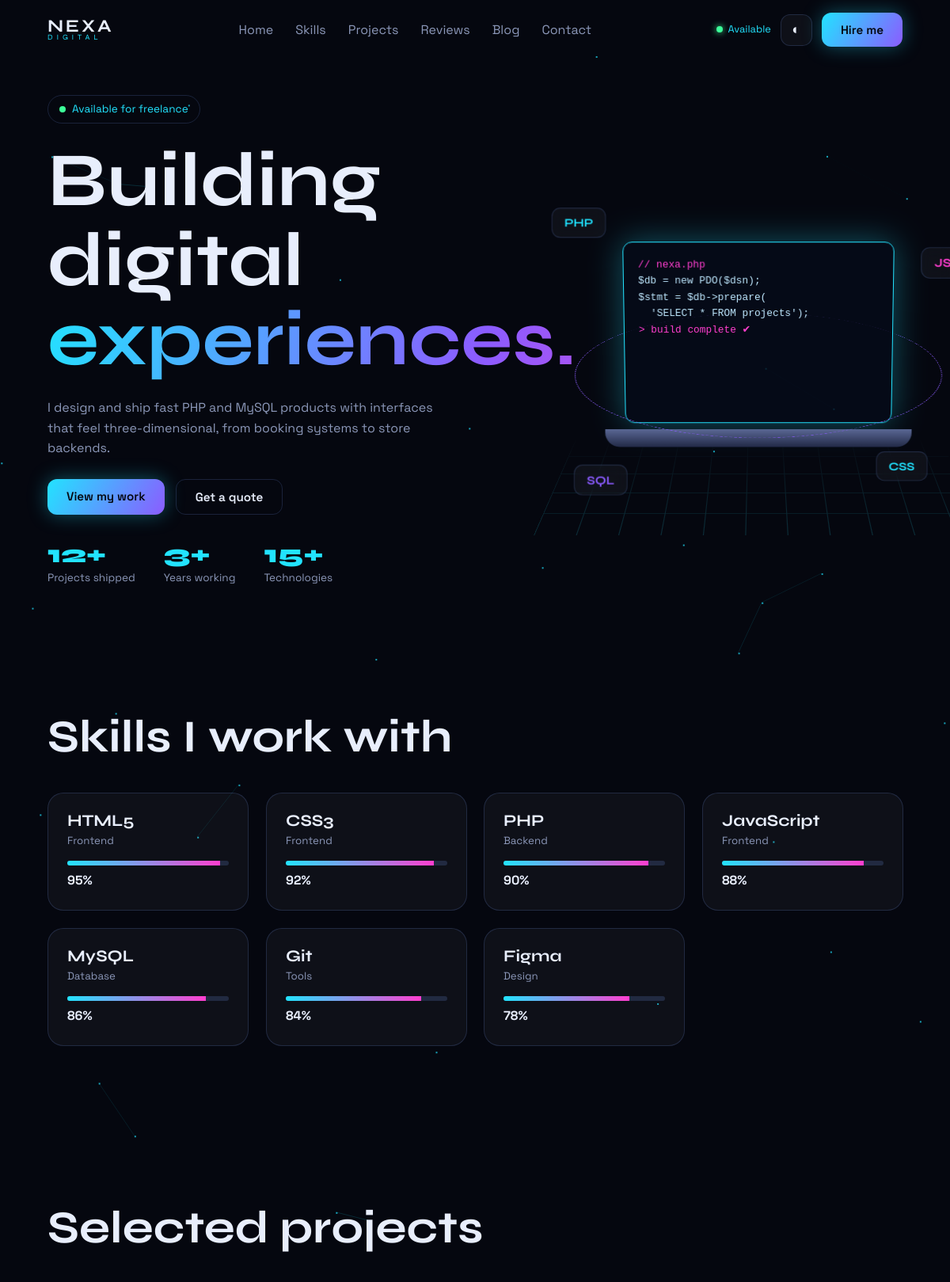
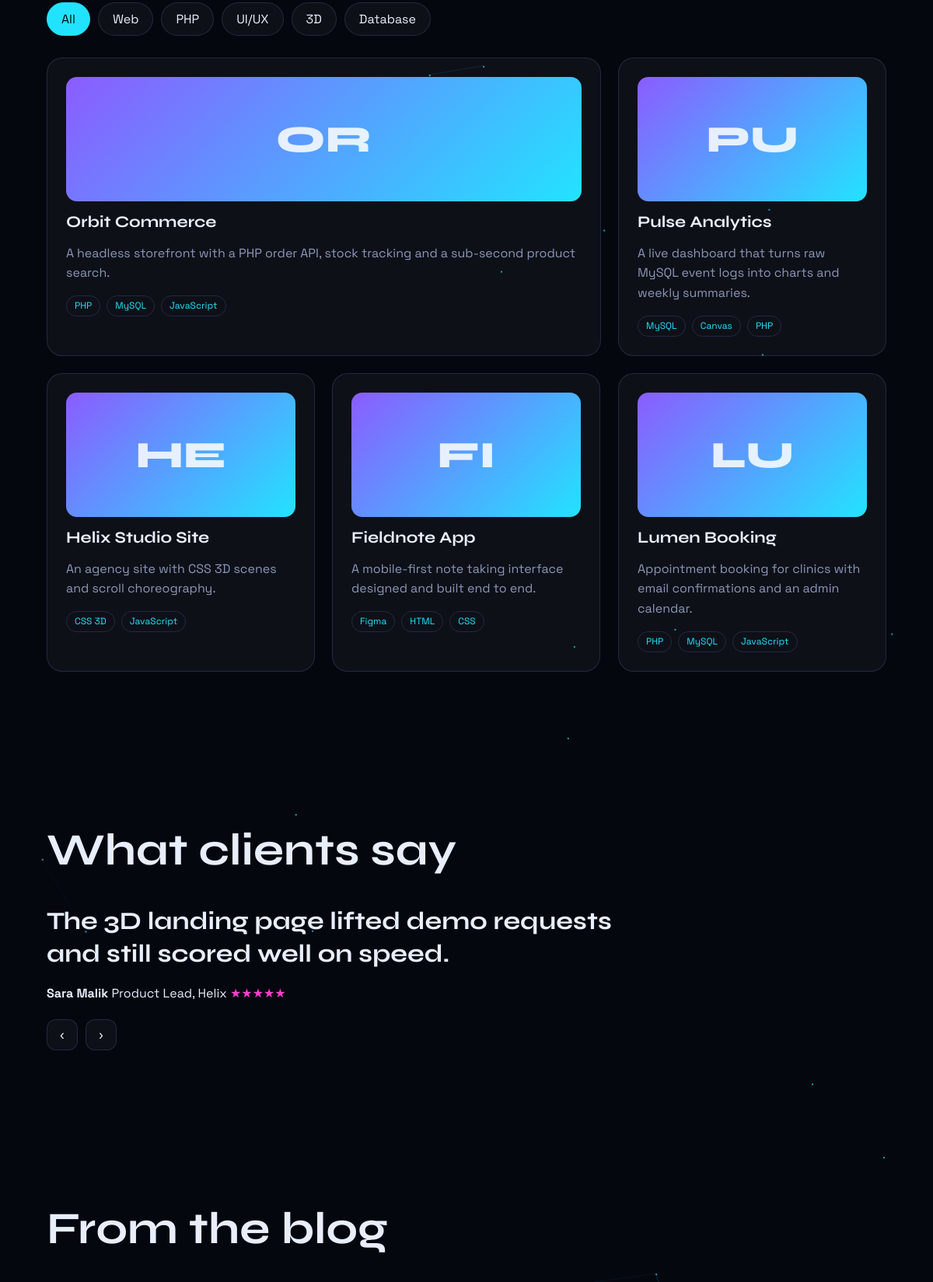
The page / (upper part) on the database its author committed (2 pictures, top to bottom).
### tables this page shows
CREATE TABLE skills(id INT AUTO_INCREMENT PRIMARY KEY,name VARCHAR(60) NOT NULL,category VARCHAR(40) NOT NULL,level TINYINT NOT NULL,status TINYINT DEFAULT 1);

CREATE TABLE projects(id INT AUTO_INCREMENT PRIMARY KEY,title VARCHAR(150) NOT NULL,description TEXT NOT NULL,category ENUM('web','php','uiux','3d','database') DEFAULT 'web',technologies VARCHAR(255),image VARCHAR(255),live_url VARCHAR(255),github_url VARCHAR(255),featured TINYINT DEFAULT 0,status TINYINT DEFAULT 1,created_at TIMESTAMP DEFAULT CURRENT_TIMESTAMP,INDEX(category),INDEX(featured));

CREATE TABLE testimonials(id INT AUTO_INCREMENT PRIMARY KEY,name VARCHAR(100),position VARCHAR(120),rating TINYINT DEFAULT 5,review TEXT,status TINYINT DEFAULT 1,created_at TIMESTAMP DEFAULT CURRENT_TIMESTAMP);

### includes/functions.php (called while the page is built, shortened)
<?php
function e($s){return htmlspecialchars((string)$s,ENT_QUOTES,'UTF-8');}

### index.php (the view, shortened to what this page needs)
<?php require_once __DIR__.'/includes/functions.php';
$pdo=db();
$projects=$pdo->query('SELECT * FROM projects WHERE status=1 ORDER BY featured DESC,created_at DESC')->fetchAll();
$skills=$pdo->query('SELECT * FROM skills WHERE status=1 ORDER BY level DESC')->fetchAll();
$tests=$pdo->query('SELECT * FROM testimonials WHERE status=1 ORDER BY id DESC')->fetchAll();
?><!doctype html><html lang="en" data-theme="dark"><head><meta charset="utf-8"><meta name="viewport" content="width=device-width,initial-scale=1">
<link rel="stylesheet" href="assets/css/style.css">
<script>try{document.documentElement.dataset.theme=localStorage.getItem('theme')||'dark'}catch(e){}</script></head>
<body><canvas id="bg" aria-hidden="true"></canvas><div class="progress" id="progress"></div>
<header class="nav" id="nav"><a class="logo" href="#home" aria-label="Nexa Digital home"><b>NEXA</b><i>DIGITAL</i></a>
<nav id="menu" aria-label="Main"><a href="#home">Home</a><a href="#skills">Skills</a><a href="#projects">Projects</a><a href="#testimonials">Reviews</a><a href="#blog">Blog</a><a href="#contact">Contact</a></nav>
<div class="nav-r"><span class="avail">Available</span><button id="theme" class="icon" aria-label="Toggle light and dark theme">◐</button><a class="btn mag" href="#contact">Hire me</a>
<button id="burger" class="icon burger" aria-label="Open menu" aria-expanded="false">☰</button></div></header>
<main>
<section id="home" class="hero"><div class="hero-t"><p class="badge"><span></span> Available for freelance</p>
<h1>Building<br>digital<br><em>experiences.</em></h1>
<p class="sub">I design and ship fast PHP and MySQL products with interfaces that feel three-dimensional, from booking systems to store backends.</p>
<div class="cta"><a class="btn mag" href="#projects">View my work</a><a class="btn ghost mag" href="#contact">Get a quote</a></div>
<dl class="facts"><div><dt data-n="12">0</dt><dd>Projects shipped</dd></div><div><dt data-n="3">0</dt><dd>Years working</dd></div><div><dt data-n="15">0</dt><dd>Technologies</dd></div></dl></div>
<div class="scene" id="scene" aria-hidden="true"><div class="stage"><div class="rig">
<div class="screen"><pre><span class="c">// nexa.php</span>
$db = new PDO($dsn);
$stmt = $db-&gt;prepare(
  'SELECT * FROM projects');
<span class="c">&gt; build complete ✔</span></pre></div><div class="base"></div>
<div class="chip c1">PHP</div><div class="chip c2">JS</div><div class="chip c3">SQL</div><div class="chip c4">CSS</div>
<div class="ring"></div></div><div class="floor"></div></div></div></section>
<section id="skills" class="sec"><h2 class="rv">Skills I work with</h2><div class="grid skills">
<?php foreach($skills as $s):?><article class="card tilt rv"><h3><?=e($s['name'])?></h3><small><?=e($s['category'])?></small>
<div class="bar" role="progressbar" aria-valuenow="<?=$s['level']?>" aria-valuemin="0" aria-valuemax="100"><span data-w="<?=$s['level']?>"></span></div><b><?=$s['level']?>%</b></article><?php endforeach;?></div></section>
<section id="projects" class="sec"><h2 class="rv">Selected projects</h2>
<div class="filters" role="group" aria-label="Filter projects"><?php foreach(['all'=>'All','web'=>'Web','php'=>'PHP','uiux'=>'UI/UX','3d'=>'3D','database'=>'Database'] as $k=>$l):?><button class="chip-b<?=$k==='all'?' on':''?>" data-f="<?=$k?>"><?=$l?></button><?php endforeach;?></div>
<div class="grid proj"><?php foreach($projects as $p):?>
<article class="card tilt proj-c<?=$p['featured']?' feat':''?>" data-cat="<?=e($p['category'])?>" tabindex="0" role="button" aria-label="Open <?=e($p['title'])?>"
 data-t="<?=e($p['title'])?>" data-d="<?=e($p['description'])?>" data-tech="<?=e($p['technologies'])?>" data-live="<?=e($p['live_url'])?>" data-gh="<?=e($p['github_url'])?>">
<div class="thumb"><?php if($p['image']):?><img loading="lazy" src="assets/uploads/<?=e($p['image'])?>" alt="<?=e($p['title'])?> screenshot"><?php else:?><span><?=e(strtoupper(substr($p['title'],0,2)))?></span><?php endif;?></div>
<h3><?=e($p['title'])?></h3><p><?=e($p['description'])?></p>
<ul class="tags"><?php foreach(array_filter(array_map('trim',explode(',',$p['technologies']))) as $t):?><li><?=e($t)?></li><?php endforeach;?></ul></article><?php endforeach;?></div></section>
<section id="testimonials" class="sec"><h2 class="rv">What clients say</h2><div class="slider" id="slider">
<?php foreach($tests as $i=>$t):?><figure class="slide<?=$i?'':' on'?>"><blockquote><?=e($t['review'])?></blockquote><figcaption><b><?=e($t['name'])?></b> <?=e($t['position'])?> <span aria-label="<?=$t['rating']?> out of 5"><?=str_repeat('★',$t['rating'])?></span></figcaption></figure><?php endforeach;?>
<div class="sl-c"><button class="icon" id="prev" aria-label="Previous review">‹</button><button class="icon" id="next" aria-label="Next review">›</button></div></div></section>
<section id="blog" class="sec"><h2 class="rv">From the blog</h2></section>
</main>
<script src="assets/js/script.js"></script></body></html>

### rows shown on the page
skills: name "HTML5", category "Frontend", level "95"
skills: name "CSS3", category "Frontend", level "92"
skills: name "PHP", category "Backend", level "90"
skills: name "JavaScript", category "Frontend", level "88"
skills: name "MySQL", category "Database", level "86"
skills: name "Git", category "Tools", level "84"
skills: name "Figma", category "Design", level "78"
projects: title "OR", title "Orbit Commerce", description "A headless storefront with a PHP order API, stock tracking and a sub-second product search.", technologies "PHP", technologies "MySQL", technologies "JavaScript"
projects: title "PU", title "Pulse Analytics", description "A live dashboard that turns raw MySQL event logs into charts and weekly summaries.", technologies "MySQL", technologies "Canvas", technologies "PHP"
projects: title "HE", title "Helix Studio Site", description "An agency site with CSS 3D scenes and scroll choreography.", technologies "CSS 3D", technologies "JavaScript"
projects: title "FI", title "Fieldnote App", description "A mobile-first note taking interface designed and built end to end.", technologies "Figma", technologies "HTML", technologies "CSS"
projects: title "LU", title "Lumen Booking", description "Appointment booking for clinics with email confirmations and an admin calendar.", technologies "PHP", technologies "MySQL", technologies "JavaScript"
testimonials: review "The 3D landing page lifted demo requests and still scored well on speed.", name "Sara Malik", position "Product Lead, Helix", rating "★★★★★"

### other values the page prints
$l "All"
$l "Web"
$l "PHP"
$l "UI/UX"
$l "3D"
$l "Database"
